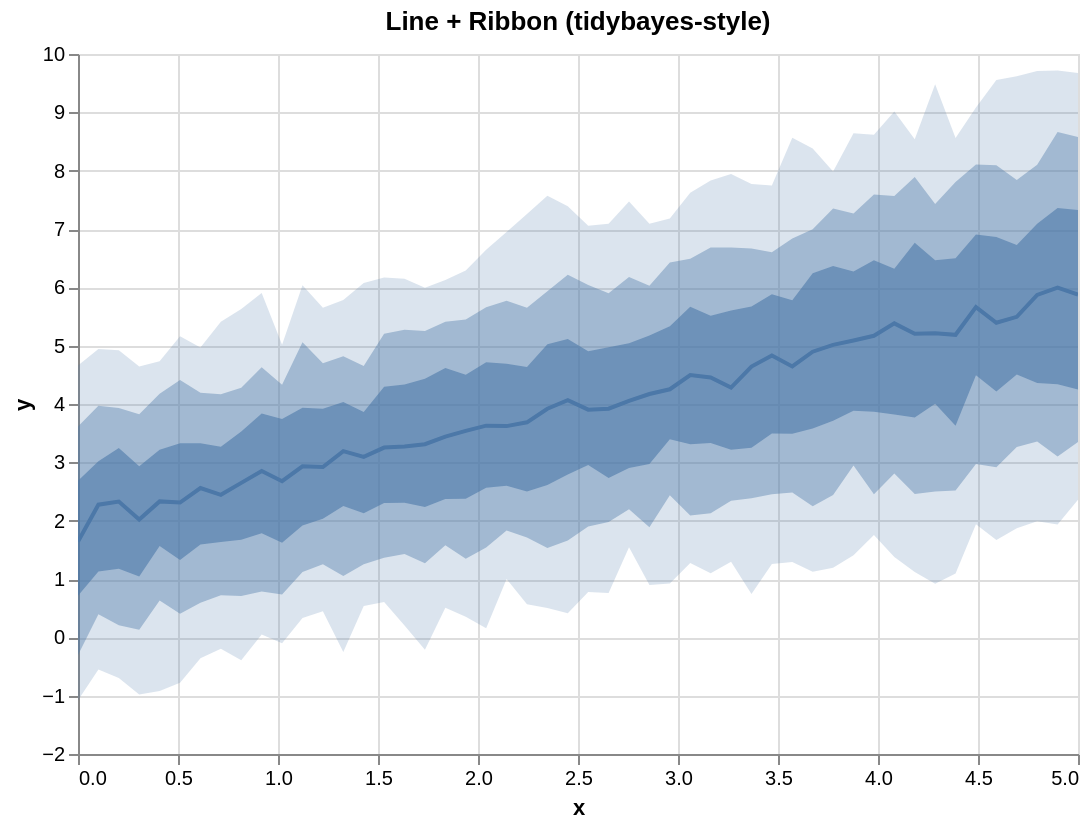

Source (Vega-Lite JSON):
### Vega-Lite specification from a JSON file in a GitHub repository (floating-point values rounded to 4 significant figures)
{"$schema": "https://vega.github.io/schema/vega-lite/v5.json", "data": {"values": [{"__median__": 3.311, "hi_0_5_": 4.433, "hi_0_8_": 5.251, "hi_0_95_": 5.994, "lo_0_5_": 2.235, "lo_0_8_": 1.272, "lo_0_95_": -0.2148, "x": 1.735}, {"__median__": 2.021, "hi_0_5_": 2.932, "hi_0_8_": 3.823, "hi_0_95_": 4.643, "lo_0_5_": 1.042, "lo_0_8_": 0.1293, "lo_0_95_": -0.9816, "x": 0.3061}, {"__median__": 3.253, "hi_0_5_": 4.296, "hi_0_8_": 5.205, "hi_0_95_": 6.168, "lo_0_5_": 2.303, "lo_0_8_": 1.364, "lo_0_95_": 0.6044, "x": 1.531}, {"__median__": 2.311, "hi_0_5_": 3.326, "hi_0_8_": 4.411, "hi_0_95_": 5.163, "lo_0_5_": 1.325, "lo_0_8_": 0.406, "lo_0_95_": -0.778, "x": 0.5102}, {"__median__": 5.014, "hi_0_5_": 6.366, "hi_0_8_": 7.353, "hi_0_95_": 7.986, "lo_0_5_": 3.715, "lo_0_8_": 2.438, "lo_0_95_": 1.194, "x": 3.776}, {"__median__": 3.903, "hi_0_5_": 4.906, "hi_0_8_": 6.041, "hi_0_95_": 7.056, "lo_0_5_": 2.956, "lo_0_8_": 1.902, "lo_0_95_": 0.7756, "x": 2.551}, {"__median__": 3.093, "hi_0_5_": 3.861, "hi_0_8_": 4.652, "hi_0_95_": 6.073, "lo_0_5_": 2.127, "lo_0_8_": 1.252, "lo_0_95_": 0.5366, "x": 1.429}, {"__median__": 4.253, "hi_0_5_": 5.331, "hi_0_8_": 6.424, "hi_0_95_": 7.178, "lo_0_5_": 3.397, "lo_0_8_": 2.434, "lo_0_95_": 0.923, "x": 2.959}, {"__median__": 5.876, "hi_0_5_": 7.326, "hi_0_8_": 8.579, "hi_0_95_": 9.676, "lo_0_5_": 4.251, "lo_0_8_": 3.347, "lo_0_95_": 2.361, "x": 5.0}, {"__median__": 5.383, "hi_0_5_": 6.32, "hi_0_8_": 7.568, "hi_0_95_": 9.015, "lo_0_5_": 3.822, "lo_0_8_": 2.81, "lo_0_95_": 1.379, "x": 4.082}, {"__median__": 4.831, "hi_0_5_": 5.882, "hi_0_8_": 6.6, "hi_0_95_": 7.744, "lo_0_5_": 3.495, "lo_0_8_": 2.453, "lo_0_95_": 1.256, "x": 3.469}, {"__median__": 5.66, "hi_0_5_": 6.906, "hi_0_8_": 8.106, "hi_0_95_": 9.084, "lo_0_5_": 4.494, "lo_0_8_": 2.972, "lo_0_95_": 1.94, "x": 4.49}, {"__median__": 3.919, "hi_0_5_": 4.974, "hi_0_8_": 5.899, "hi_0_95_": 7.092, "lo_0_5_": 2.732, "lo_0_8_": 1.977, "lo_0_95_": 0.7593, "x": 2.653}, {"__median__": 4.455, "hi_0_5_": 5.514, "hi_0_8_": 6.682, "hi_0_95_": 7.831, "lo_0_5_": 3.332, "lo_0_8_": 2.125, "lo_0_95_": 1.097, "x": 3.163}, {"__median__": 4.281, "hi_0_5_": 5.602, "hi_0_8_": 6.682, "hi_0_95_": 7.941, "lo_0_5_": 3.217, "lo_0_8_": 2.34, "lo_0_95_": 1.297, "x": 3.265}, {"__median__": 5.87, "hi_0_5_": 7.088, "hi_0_8_": 8.101, "hi_0_95_": 9.709, "lo_0_5_": 4.359, "lo_0_8_": 3.359, "lo_0_95_": 1.992, "x": 4.796}, {"__median__": 2.331, "hi_0_5_": 3.216, "hi_0_8_": 4.176, "hi_0_95_": 4.734, "lo_0_5_": 1.565, "lo_0_8_": 0.6298, "lo_0_95_": -0.9209, "x": 0.4082}, {"__median__": 5.392, "hi_0_5_": 6.861, "hi_0_8_": 8.092, "hi_0_95_": 9.553, "lo_0_5_": 4.215, "lo_0_8_": 2.918, "lo_0_95_": 1.668, "x": 4.592}, {"__median__": 4.171, "hi_0_5_": 5.176, "hi_0_8_": 6.027, "hi_0_95_": 7.089, "lo_0_5_": 2.97, "lo_0_8_": 1.885, "lo_0_95_": 0.8969, "x": 2.857}, {"__median__": 2.932, "hi_0_5_": 3.935, "hi_0_8_": 5.06, "hi_0_95_": 6.035, "lo_0_5_": 1.918, "lo_0_8_": 1.121, "lo_0_95_": 0.3297, "x": 1.122}, {"__median__": 3.44, "hi_0_5_": 4.619, "hi_0_8_": 5.409, "hi_0_95_": 6.125, "lo_0_5_": 2.37, "lo_0_8_": 1.576, "lo_0_95_": 0.5082, "x": 1.837}, {"__median__": 5.169, "hi_0_5_": 6.464, "hi_0_8_": 7.593, "hi_0_95_": 8.616, "lo_0_5_": 3.868, "lo_0_8_": 2.451, "lo_0_95_": 1.756, "x": 3.98}, {"__median__": 3.629, "hi_0_5_": 4.715, "hi_0_8_": 5.658, "hi_0_95_": 6.643, "lo_0_5_": 2.563, "lo_0_8_": 1.542, "lo_0_95_": 0.1569, "x": 2.041}, {"__median__": 4.643, "hi_0_5_": 5.778, "hi_0_8_": 6.839, "hi_0_95_": 8.565, "lo_0_5_": 3.49, "lo_0_8_": 2.484, "lo_0_95_": 1.292, "x": 3.571}, {"__median__": 4.065, "hi_0_5_": 5.115, "hi_0_8_": 6.216, "hi_0_95_": 7.388, "lo_0_5_": 2.791, "lo_0_8_": 1.658, "lo_0_95_": 0.4136, "x": 2.449}, {"__median__": 3.539, "hi_0_5_": 4.501, "hi_0_8_": 5.447, "hi_0_95_": 6.289, "lo_0_5_": 2.374, "lo_0_8_": 1.347, "lo_0_95_": 0.3509, "x": 1.939}, {"__median__": 2.559, "hi_0_5_": 3.326, "hi_0_8_": 4.191, "hi_0_95_": 4.967, "lo_0_5_": 1.592, "lo_0_8_": 0.5908, "lo_0_95_": -0.3589, "x": 0.6122}, {"__median__": 3.272, "hi_0_5_": 4.333, "hi_0_8_": 5.274, "hi_0_95_": 6.146, "lo_0_5_": 2.307, "lo_0_8_": 1.427, "lo_0_95_": 0.2009, "x": 1.633}, {"__median__": 4.495, "hi_0_5_": 5.665, "hi_0_8_": 6.491, "hi_0_95_": 7.623, "lo_0_5_": 3.31, "lo_0_8_": 2.09, "lo_0_95_": 1.272, "x": 3.061}, {"__median__": 2.677, "hi_0_5_": 3.743, "hi_0_8_": 4.328, "hi_0_95_": 5.017, "lo_0_5_": 1.622, "lo_0_8_": 0.7328, "lo_0_95_": -0.1017, "x": 1.02}, {"__median__": 2.274, "hi_0_5_": 3.018, "hi_0_8_": 3.97, "hi_0_95_": 4.941, "lo_0_5_": 1.129, "lo_0_8_": 0.3972, "lo_0_95_": -0.5529, "x": 0.102}, {"__median__": 2.443, "hi_0_5_": 3.268, "hi_0_8_": 4.167, "hi_0_95_": 5.412, "lo_0_5_": 1.632, "lo_0_8_": 0.7223, "lo_0_95_": -0.1959, "x": 0.7143}, {"__median__": 4.641, "hi_0_5_": 5.67, "hi_0_8_": 6.667, "hi_0_95_": 7.771, "lo_0_5_": 3.249, "lo_0_8_": 2.383, "lo_0_95_": 0.7426, "x": 3.367}, {"__median__": 5.186, "hi_0_5_": 6.499, "hi_0_8_": 7.805, "hi_0_95_": 8.56, "lo_0_5_": 3.626, "lo_0_8_": 2.516, "lo_0_95_": 1.093, "x": 4.388}, {"__median__": 4.052, "hi_0_5_": 5.04, "hi_0_8_": 6.179, "hi_0_95_": 7.471, "lo_0_5_": 2.905, "lo_0_8_": 2.197, "lo_0_95_": 1.543, "x": 2.755}, {"__median__": 5.213, "hi_0_5_": 6.464, "hi_0_8_": 7.43, "hi_0_95_": 9.481, "lo_0_5_": 4.004, "lo_0_8_": 2.498, "lo_0_95_": 0.9169, "x": 4.286}, {"__median__": 5.089, "hi_0_5_": 6.27, "hi_0_8_": 7.266, "hi_0_95_": 8.641, "lo_0_5_": 3.883, "lo_0_8_": 2.944, "lo_0_95_": 1.409, "x": 3.878}, {"__median__": 1.641, "hi_0_5_": 2.682, "hi_0_8_": 3.613, "hi_0_95_": 4.661, "lo_0_5_": 0.7146, "lo_0_8_": -0.3042, "lo_0_95_": -1.077, "x": 0.0}, {"__median__": 2.92, "hi_0_5_": 3.917, "hi_0_8_": 4.701, "hi_0_95_": 5.651, "lo_0_5_": 2.031, "lo_0_8_": 1.254, "lo_0_95_": 0.4465, "x": 1.224}, {"__median__": 3.686, "hi_0_5_": 4.635, "hi_0_8_": 5.648, "hi_0_95_": 7.258, "lo_0_5_": 2.502, "lo_0_8_": 1.711, "lo_0_95_": 0.5669, "x": 2.245}, {"__median__": 5.994, "hi_0_5_": 7.361, "hi_0_8_": 8.665, "hi_0_95_": 9.718, "lo_0_5_": 4.339, "lo_0_8_": 3.101, "lo_0_95_": 1.934, "x": 4.898}, {"__median__": 5.205, "hi_0_5_": 6.764, "hi_0_8_": 7.894, "hi_0_95_": 8.539, "lo_0_5_": 3.77, "lo_0_8_": 2.458, "lo_0_95_": 1.122, "x": 4.184}, {"__median__": 2.852, "hi_0_5_": 3.838, "hi_0_8_": 4.629, "hi_0_95_": 5.903, "lo_0_5_": 1.786, "lo_0_8_": 0.7863, "lo_0_95_": 0.04955, "x": 0.9184}, {"__median__": 3.192, "hi_0_5_": 4.033, "hi_0_8_": 4.816, "hi_0_95_": 5.782, "lo_0_5_": 2.252, "lo_0_8_": 1.053, "lo_0_95_": -0.2527, "x": 1.327}, {"__median__": 3.919, "hi_0_5_": 5.025, "hi_0_8_": 5.935, "hi_0_95_": 7.569, "lo_0_5_": 2.61, "lo_0_8_": 1.532, "lo_0_95_": 0.5012, "x": 2.347}, {"__median__": 2.327, "hi_0_5_": 3.246, "hi_0_8_": 3.932, "hi_0_95_": 4.923, "lo_0_5_": 1.177, "lo_0_8_": 0.2086, "lo_0_95_": -0.6953, "x": 0.2041}, {"__median__": 4.896, "hi_0_5_": 6.242, "hi_0_8_": 6.995, "hi_0_95_": 8.381, "lo_0_5_": 3.58, "lo_0_8_": 2.246, "lo_0_95_": 1.125, "x": 3.673}, {"__median__": 3.621, "hi_0_5_": 4.692, "hi_0_8_": 5.771, "hi_0_95_": 6.949, "lo_0_5_": 2.6, "lo_0_8_": 1.833, "lo_0_95_": 1.0, "x": 2.143}, {"__median__": 2.648, "hi_0_5_": 3.528, "hi_0_8_": 4.28, "hi_0_95_": 5.629, "lo_0_5_": 1.671, "lo_0_8_": 0.7072, "lo_0_95_": -0.3922, "x": 0.8163}, {"__median__": 5.495, "hi_0_5_": 6.724, "hi_0_8_": 7.838, "hi_0_95_": 9.619, "lo_0_5_": 4.504, "lo_0_8_": 3.263, "lo_0_95_": 1.868, "x": 4.694}]}, "height": 350, "layer": [{"_lr_layer": true, "encoding": {"tooltip": [{"field": "x", "title": "x", "type": "quantitative"}, {"field": "__median__", "title": "median", "type": "quantitative"}, {"field": "lo_0_95_", "title": "95% lo", "type": "quantitative"}, {"field": "hi_0_95_", "title": "95% hi", "type": "quantitative"}], "x": {"field": "x", "scale": {"zero": false}, "type": "quantitative"}, "y": {"field": "lo_0_95_", "scale": {"zero": false}, "title": "y", "type": "quantitative"}, "y2": {"field": "hi_0_95_"}}, "mark": {"line": false, "opacity": 0.2, "type": "area"}, "params": [{"bind": "scales", "name": "grid", "select": {"encodings": ["x", "y"], "type": "interval"}}]}, {"_lr_layer": true, "encoding": {"tooltip": [{"field": "x", "title": "x", "type": "quantitative"}, {"field": "__median__", "title": "median", "type": "quantitative"}, {"field": "lo_0_95_", "title": "95% lo", "type": "quantitative"}, {"field": "hi_0_95_", "title": "95% hi", "type": "quantitative"}], "x": {"field": "x", "scale": {"zero": false}, "type": "quantitative"}, "y": {"field": "lo_0_8_", "scale": {"zero": false}, "title": "y", "type": "quantitative"}, "y2": {"field": "hi_0_8_"}}, "mark": {"line": false, "opacity": 0.4, "type": "area"}}, {"_lr_layer": true, "encoding": {"tooltip": [{"field": "x", "title": "x", "type": "quantitative"}, {"field": "__median__", "title": "median", "type": "quantitative"}, {"field": "lo_0_95_", "title": "95% lo", "type": "quantitative"}, {"field": "hi_0_95_", "title": "95% hi", "type": "quantitative"}], "x": {"field": "x", "scale": {"zero": false}, "type": "quantitative"}, "y": {"field": "lo_0_5_", "scale": {"zero": false}, "title": "y", "type": "quantitative"}, "y2": {"field": "hi_0_5_"}}, "mark": {"line": false, "opacity": 0.6, "type": "area"}}, {"_lr_layer": true, "encoding": {"tooltip": [{"field": "x", "title": "x", "type": "quantitative"}, {"field": "__median__", "title": "median", "type": "quantitative"}, {"field": "lo_0_95_", "title": "95% lo", "type": "quantitative"}, {"field": "hi_0_95_", "title": "95% hi", "type": "quantitative"}], "x": {"field": "x", "scale": {"zero": false}, "type": "quantitative"}, "y": {"field": "__median__", "scale": {"zero": false}, "title": "y", "type": "quantitative"}}, "mark": {"strokeWidth": 2, "type": "line"}}], "title": "Line + Ribbon (tidybayes-style)", "width": 500}
